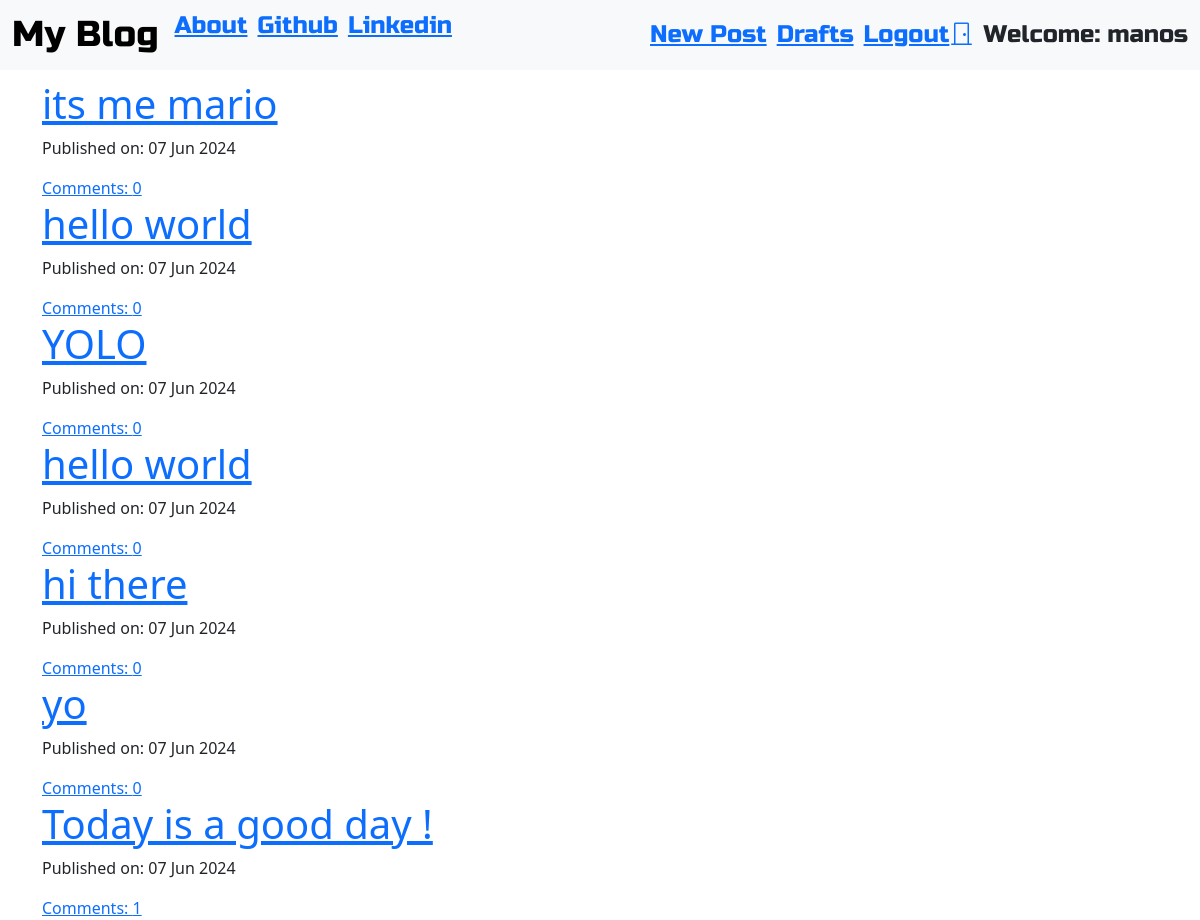
The app's page / (signed in) with its own data.
### blog/models.py (models this page shows, shortened)
class Post(models.Model):
    author = models.ForeignKey('auth.User',on_delete=models.CASCADE)
    title = models.CharField(max_length=200)
    text = models.TextField()
    created_date = models.DateTimeField(default=timezone.now)
    published_date = models.DateTimeField(blank=True,null=True)
    def approve_comments(self):
        return self.comments.filter(approved_comment=True)

### blog/views.py (the view)
# urls.py: re_path(r'^$',views.PostListView.as_view(),name='post_list'),
class PostListView(ListView):
    model = Post
    def get_queryset(self):
        return Post.objects.filter(published_date__lte=timezone.now()).order_by('-published_date')

### blog/templates/blog/post_list.html
{% extends "blog/base.html" %}
{% block content %}
<div class="centerstage">
    {% for post in post_list %}
    <div class="post">
        <h1><a href="{% url 'post_detail' pk=post.pk %}"> {{ post.title }} </a></h1>
        <div class="date">
            <p>Published on: {{ post.published_date|date:"d M Y" }}</p>
        </div>
        <a href="{% url 'post_detail' pk=post.pk %}">Comments: {{ post.approve_comments.count }}</a>
    </div>
    {% endfor %}
</div>
{% endblock %}

### blog/templates/blog/base.html (shortened to what this page needs)
<!DOCTYPE html>
{% load static %}
<html>
<head>
    <link href="https://cdn.jsdelivr.net/npm/bootstrap@5.3.3/dist/css/bootstrap.min.css" rel="stylesheet">
    <link href="https://cdnjs.cloudflare.com/ajax/libs/bootstrap-icons/1.10.0/font/bootstrap-icons.min.css" rel="stylesheet">
    <link rel="stylesheet" href="//cdn.jsdelivr.net/npm/medium-editor@latest/dist/css/medium-editor.min.css" type="text/css" media="screen" charset="utf-8">
    <link rel="stylesheet" href="{% static 'css/blog.css' %}">
</head>
<body class="loader">
    <nav class="navbar navbar-expand-lg bg-body-tertiary techfont custom-navbar">
        <div class="container-fluid">
        <ul class="nav navbar-nav me-auto mb-2 mb-lg-0">
            <li> <a class="navbar-brand bigbrand" href="{% url 'post_list' %}">My Blog</a> </li>
            <li class="nav-item"> <a href="{% url 'about' %}"> About </a> </li>
            <li class="nav-item"> <a href="https://www.github.com"> Github </a> </li>
            <li class="nav-item"> <a href="https://www.linkedin.com"> Linkedin </a> </li>
        </ul>
        <ul class="nav navbar-nav navbar-right">
          {% if user.is_authenticated %}
          <li class="nav-item">
            <a href="{% url 'post_new' %}">New Post</a>
          </li class="nav-item">
          <li class="nav-item">
            <a href="{% url 'post_draft_list' %}">Drafts</a>
          </li>
          <li class="nav-item">
            <a href="#"   onclick="document.getElementById('logoutForm').submit();">
              Logout<i class="bi bi-door-closed"></i>
            </a>
          </li>
          <li>
            <a>Welcome: {{user.username}}</a>
          </li>
          {% else %}
          <li>
            <a class="nav navbar-right" href="{% url 'login' %}">
              <i class="bi bi-door-open">Login</i>
            </a>
          </li>
          {% endif %}
        </ul >
        </div>
    </nav>
    <div class="content container">
      <div class="row">
        <div class="col-md-8">
          <div class="blog_posts">
            {% block content %}
            {% endblock %}
          </div>
        </div>
      </div>
    </div>
</body>
</html>

### blog/static/css/blog.css (style rules this page uses)
.techfont { font-family: 'Russo One', sans-serif; font-size: 1.5em; margin-bottom: 10px; }
.centerstage { margin-left: auto; margin-right: auto; }
.bigbrand { font-size: 1.5em; }
.nav-item { margin-right: 10px; }
.loader { filter:hue-rotate(0deg); color: linear-gradient(45deg,#0f8,#08f); animation:hue 5000ms infinite linear; }

### records on screen
Post: title "its me mario", published_date "07 Jun 2024", approve_comments.count "0"
Post: title "hello world", published_date "07 Jun 2024", approve_comments.count "0"
Post: title "YOLO", published_date "07 Jun 2024", approve_comments.count "0"
Post: title "hello world", published_date "07 Jun 2024", approve_comments.count "0"
Post: title "hi there", published_date "07 Jun 2024", approve_comments.count "0"
Post: title "yo", published_date "07 Jun 2024", approve_comments.count "0"
Post: title "Today is a good day !", published_date "07 Jun 2024", approve_comments.count "1"

### other values on screen
{{ user.username }} "manos"
